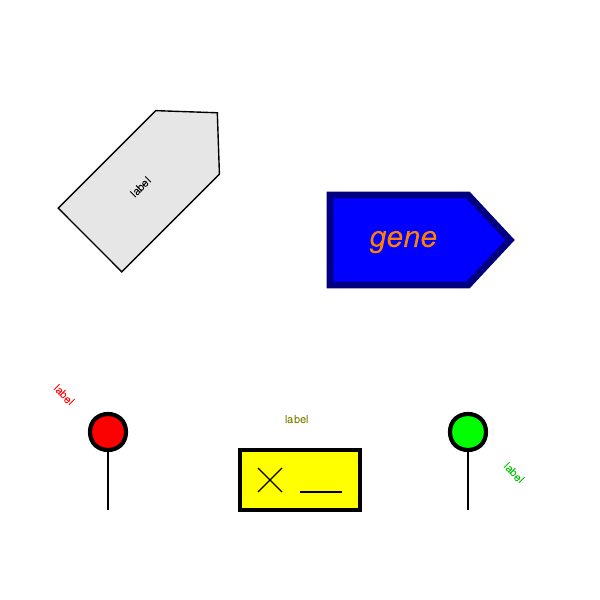

Reproduce this figure in Python.
#!/usr/bin/env python
"""
Add customisable labels in or around glyphs.
"""

import parasbolv as psv
import matplotlib.pyplot as plt

renderer = psv.GlyphRenderer()

fig = plt.figure(figsize=(6,6))
ax = fig.add_axes([0.0, 0.0, 1.0, 1.0], frameon=False, aspect=1)

user_parameters = {}

# Draw labelled CDS
user_parameters['label_parameters'] = {'text':'label',
                                       'rotation':(3.14 / 4)}
renderer.draw_glyph(ax, 'CDS', (15, 60), user_parameters=user_parameters, rotation=3.14 / 4)

# Draw fancily labelled CDS using Matplotlib font parameters
cds_style = {}
cds_style['cds'] = {'facecolor': (0,0,1), 'edgecolor': (0,0,0.5), 'linewidth': 5}

user_parameters['label_parameters'] = {'text':'gene',
                                       'color':(1,0.5,0),
                                       'userfont':{'family':'arial',
                                                   'style':'italic',
                                                   'variant':'normal',
                                                   'stretch':'normal',
                                                   'weight':'5',
                                                   'size':'22'
                                        }
}
renderer.draw_glyph(ax, 'CDS', (55, 60), user_parameters=user_parameters, user_style=cds_style)

# Draw skewed labels
dnalocation_style = {}
dnalocation_style['location-top-path'] = {'facecolor': (1,0,0), 'edgecolor': (0,0,0), 'linewidth': 3}
user_parameters['label_parameters'] = {'text':'label',
                                       'color':(1,0,0),
                                       'rotation':(-3.14 / 4),
                                       'xy_skew':(-7,10)
}
renderer.draw_glyph(ax, 'DNA Location', (15, 15), user_parameters=user_parameters, user_style=dnalocation_style)

signature_style = {}
signature_style['signature-box-path'] = {'facecolor': (1,1,0), 'edgecolor': (0,0,0), 'linewidth': 3}
user_parameters['label_parameters'] = {'text':'label',
                                       'color':(0.5,0.5,0),
                                       'xy_skew':(2,10)
}
renderer.draw_glyph(ax, 'Signature', (40, 15), user_parameters=user_parameters, user_style=signature_style)

dnalocation_style['location-top-path'] = {'facecolor': (0,1,0), 'edgecolor': (0,0,0), 'linewidth': 3}
user_parameters['label_parameters'] = {'text':'label',
                                       'color':(0,0.75,0),
                                       'rotation':(-3.14 / 4),
                                       'xy_skew':(8,-3)
}
renderer.draw_glyph(ax, 'DNA Location', (75, 15), user_parameters=user_parameters, user_style=dnalocation_style)

ax.set_ylim([0,100])
ax.set_xlim([0,100])

fig.savefig('05_labelling_glyphs.pdf', transparent=True, dpi=300)

plt.show()

